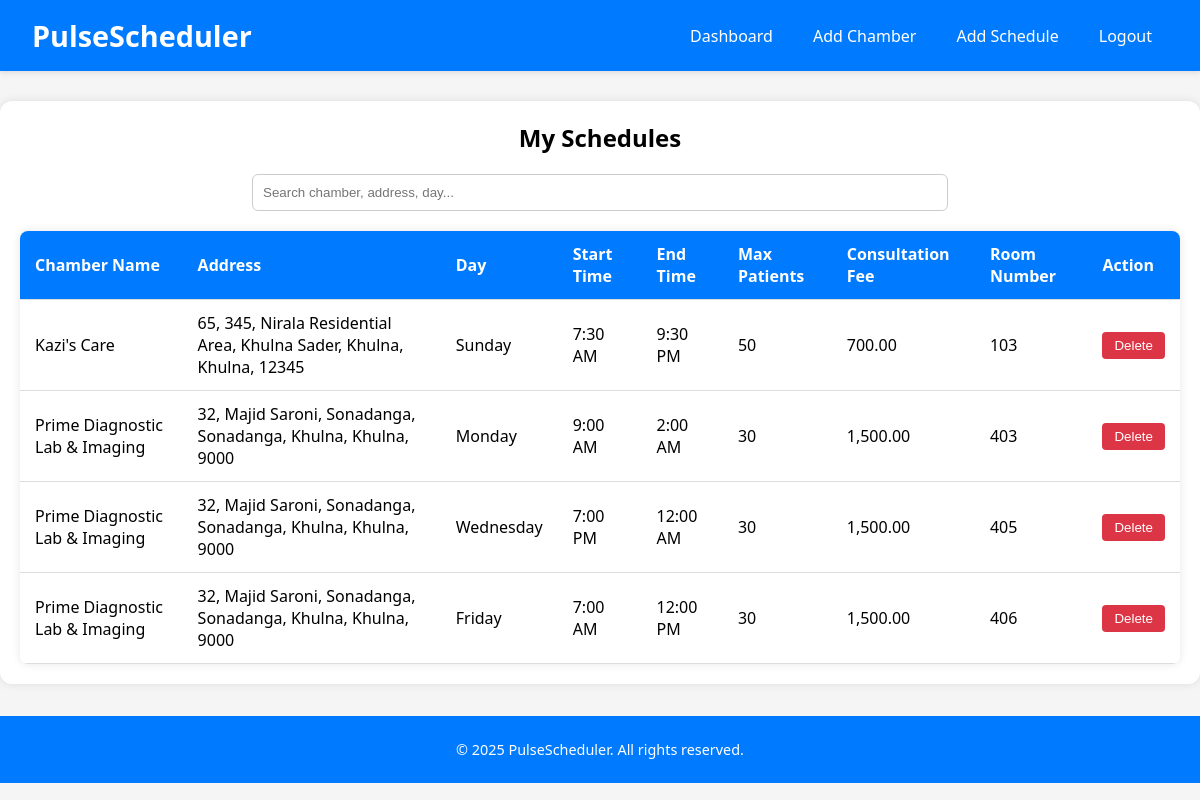
Page /works_in_schedule_list_doctor.php?user_ID=30 (signed in) on the committed database.
### tables this page shows
CREATE TABLE IF NOT EXISTS `schedule_doctor` (
  `schedule_id` int NOT NULL AUTO_INCREMENT,
  `doctor_id` int DEFAULT NULL,
  `chamber_id` int DEFAULT NULL,
  `day_of_week` enum('Saturday','Sunday','Monday','Tuesday','Wednesday','Thursday','Friday') DEFAULT NULL,
  `start_time` time DEFAULT NULL,
  `end_time` time DEFAULT NULL,
  `max_patients` int DEFAULT NULL,
  `consultation_fee` decimal(10,2) DEFAULT NULL,
  `room_number` varchar(250) DEFAULT '0000',
  PRIMARY KEY (`schedule_id`),
  KEY `fk_schedule_doctor_chamber` (`doctor_id`,`chamber_id`)
);

CREATE TABLE IF NOT EXISTS `chamber` (
  `chamber_ID` int NOT NULL AUTO_INCREMENT,
  `chamber_name` varchar(250) DEFAULT NULL,
  `opening_time` time DEFAULT NULL,
  `closing_time` time DEFAULT NULL,
  `working_days` json DEFAULT NULL,
  PRIMARY KEY (`chamber_ID`)
);

CREATE TABLE IF NOT EXISTS `chamber_address` (
  `address_ID` int NOT NULL AUTO_INCREMENT,
  `chamber_ID` int NOT NULL,
  `house_no` varchar(150) DEFAULT NULL,
  `road` varchar(150) DEFAULT NULL,
  `area` varchar(200) DEFAULT NULL,
  `thana` varchar(200) DEFAULT NULL,
  `district` varchar(200) DEFAULT NULL,
  `division` varchar(200) DEFAULT NULL,
  `postal_code` varchar(200) DEFAULT NULL,
  PRIMARY KEY (`address_ID`),
  KEY `fk_chamber_address_chamber` (`chamber_ID`)
);

### works_in_schedule_list_doctor.php (the view, shortened to what this page needs)
<?php
$conn = new mysqli("localhost", "root", "", "pulsescheduler");
$user_ID = isset($_GET['user_ID']) ? intval($_GET['user_ID']) : 0;
$sql = "SELECT sd.schedule_id, sd.day_of_week, sd.start_time, sd.end_time, sd.max_patients, sd.consultation_fee, sd.room_number,
               c.chamber_name,
               a.house_no, a.road, a.area, a.thana, a.district, a.division, a.postal_code
        FROM schedule_doctor sd
        JOIN chamber c ON sd.chamber_id = c.chamber_ID
        JOIN chamber_address a ON c.chamber_ID = a.chamber_ID
        WHERE sd.doctor_id = $user_ID
        ORDER BY c.chamber_name, sd.day_of_week, sd.start_time";
$result = $conn->query($sql);
?>
<!DOCTYPE html>
<html>
<head>
</head>
<body>
<header>
    <div class="logo">PulseScheduler</div>
    <nav>
        <ul>
        <li><a href="manage_doctor_profile.php">Dashboard</a></li>
            <li><a href="add_chamber.php">Add Chamber</a></li>
            <li><a href="add_schedule.php">Add Schedule</a></li>
            <li><a href="logout.php">Logout</a></li>
        </ul>
    </nav>
</header>
<main>
    <h2>My Schedules</h2>
    <input type="text" id="searchBox" placeholder="Search chamber, address, day..." onkeyup="filterTable()">
    <table id="scheduleTable">
        <thead>
            <tr>
                <th>Chamber Name</th>
                <th>Address</th>
                <th>Day</th>
                <th>Start Time</th>
                <th>End Time</th>
                <th>Max Patients</th>
                <th>Consultation Fee</th>
                <th>Room Number</th>
                <th>Action</th>
            </tr>
        </thead>
        <tbody>
            <?php if ($result->num_rows > 0): ?>
                <?php while ($row = $result->fetch_assoc()): ?>
                    <tr id="row_<?= $row['schedule_id'] ?>">
                        <td><?= htmlspecialchars($row['chamber_name']) ?></td>
                        <td>
                            <?= htmlspecialchars($row['house_no']) ?>,
                            <?= htmlspecialchars($row['road']) ?>,
                            <?= htmlspecialchars($row['area']) ?>,
                            <?= htmlspecialchars($row['thana']) ?>,
                            <?= htmlspecialchars($row['district']) ?>,
                            <?= htmlspecialchars($row['division']) ?>,
                            <?= htmlspecialchars($row['postal_code']) ?>
                        </td>
                        <td><?= $row['day_of_week'] ?></td>
                        <td><?= date("g:i A", strtotime($row['start_time'])) ?></td>
                        <td><?= date("g:i A", strtotime($row['end_time'])) ?></td>
                        <td><?= $row['max_patients'] ?></td>
                        <td><?= number_format($row['consultation_fee'], 2) ?></td>
                        <td><?= $row['room_number'] ?></td>
                        <td><button class="delete-btn" onclick="confirmDelete(<?= $row['schedule_id'] ?>)">Delete</button></td>
                    </tr>
                <?php endwhile; ?>
            <?php else: ?>
                <tr><td colspan="8">No schedules found.</td></tr>
            <?php endif; ?>
        </tbody>
    </table>
</main>
<footer>
    &copy; <?= date("Y") ?> PulseScheduler. All rights reserved.
</footer>
</body>
</html>

### works_in_schedule_list_doctor.php (style rules this page uses)
:root { --primary: #007BFF; --primary-light: #00C6FF; --secondary: #6c757d; --success: #28a745; --danger: #dc3545; --hover-yellow: #ffcc00; --white: #ffffff; }
* { margin: 0; padding: 0; box-sizing: border-box; }
body { background: #f5f5f5; font-family: 'Segoe UI', Tahoma, Geneva, Verdana, sans-serif; }
header { background-color: var(--primary); color: var(--white); padding: 1rem 2rem; box-shadow: 0 2px 5px rgba(0,0,0,0.1); display: flex; justify-content: space-between; align-items: center; }
.logo { font-size: 1.8rem; font-weight: bold; }
nav ul { display: flex; list-style: none; }
nav ul li { margin-left: 0.5rem; }
nav ul li a { color: var(--white); text-decoration: none; padding: 0.5rem 1rem; border-radius: 4px; transition: all 0.3s ease; }
main { max-width: 1400px; margin: 30px auto; background: white; padding: 20px; border-radius: 12px; box-shadow: 0 0 10px rgba(0,0,0,0.1); }
h2 { text-align: center; margin-bottom: 20px; }
#searchBox { margin: 20px auto; padding: 10px; width: 60%; display: block; border: 1px solid #ccc; border-radius: 6px; }
table { width: 100%; border-collapse: collapse; background: white; border-radius: 8px; overflow: hidden; box-shadow: 0 0 10px rgba(0,0,0,0.1); }
th, td { padding: 12px 15px; border-bottom: 1px solid #ddd; text-align: left; }
th { background-color: var(--primary); color: white; }
.delete-btn { background-color: var(--danger); color: white; border: none; padding: 6px 12px; border-radius: 4px; cursor: pointer; }
footer { background-color: var(--primary); color: white; text-align: center; padding: 1.5rem; margin-top: 2rem; font-size: 0.9rem; }

### rows in the picture
schedule_doctor: chamber.chamber_name "Kazi's Care", chamber_address.house_no "65", chamber_address.road "345", chamber_address.area "Nirala Residential Area", chamber_address.thana "Khulna Sader", chamber_address.district "Khulna", chamber_address.division "Khulna", chamber_address.postal_code "12345", day_of_week "Sunday", start_time "7:30 AM", end_time "9:30 PM", max_patients "50", consultation_fee "700.00", room_number "103"
schedule_doctor: chamber.chamber_name "Prime Diagnostic Lab & Imaging", chamber_address.house_no "32", chamber_address.road "Majid Saroni", chamber_address.area "Sonadanga", chamber_address.thana "Sonadanga", chamber_address.district "Khulna", chamber_address.division "Khulna", chamber_address.postal_code "9000", day_of_week "Monday", start_time "9:00 AM", end_time "2:00 AM", max_patients "30", consultation_fee "1,500.00", room_number "403"
schedule_doctor: chamber.chamber_name "Prime Diagnostic Lab & Imaging", chamber_address.house_no "32", chamber_address.road "Majid Saroni", chamber_address.area "Sonadanga", chamber_address.thana "Sonadanga", chamber_address.district "Khulna", chamber_address.division "Khulna", chamber_address.postal_code "9000", day_of_week "Wednesday", start_time "7:00 PM", end_time "12:00 AM", max_patients "30", consultation_fee "1,500.00", room_number "405"
schedule_doctor: chamber.chamber_name "Prime Diagnostic Lab & Imaging", chamber_address.house_no "32", chamber_address.road "Majid Saroni", chamber_address.area "Sonadanga", chamber_address.thana "Sonadanga", chamber_address.district "Khulna", chamber_address.division "Khulna", chamber_address.postal_code "9000", day_of_week "Friday", start_time "7:00 AM", end_time "12:00 PM", max_patients "30", consultation_fee "1,500.00", room_number "406"
